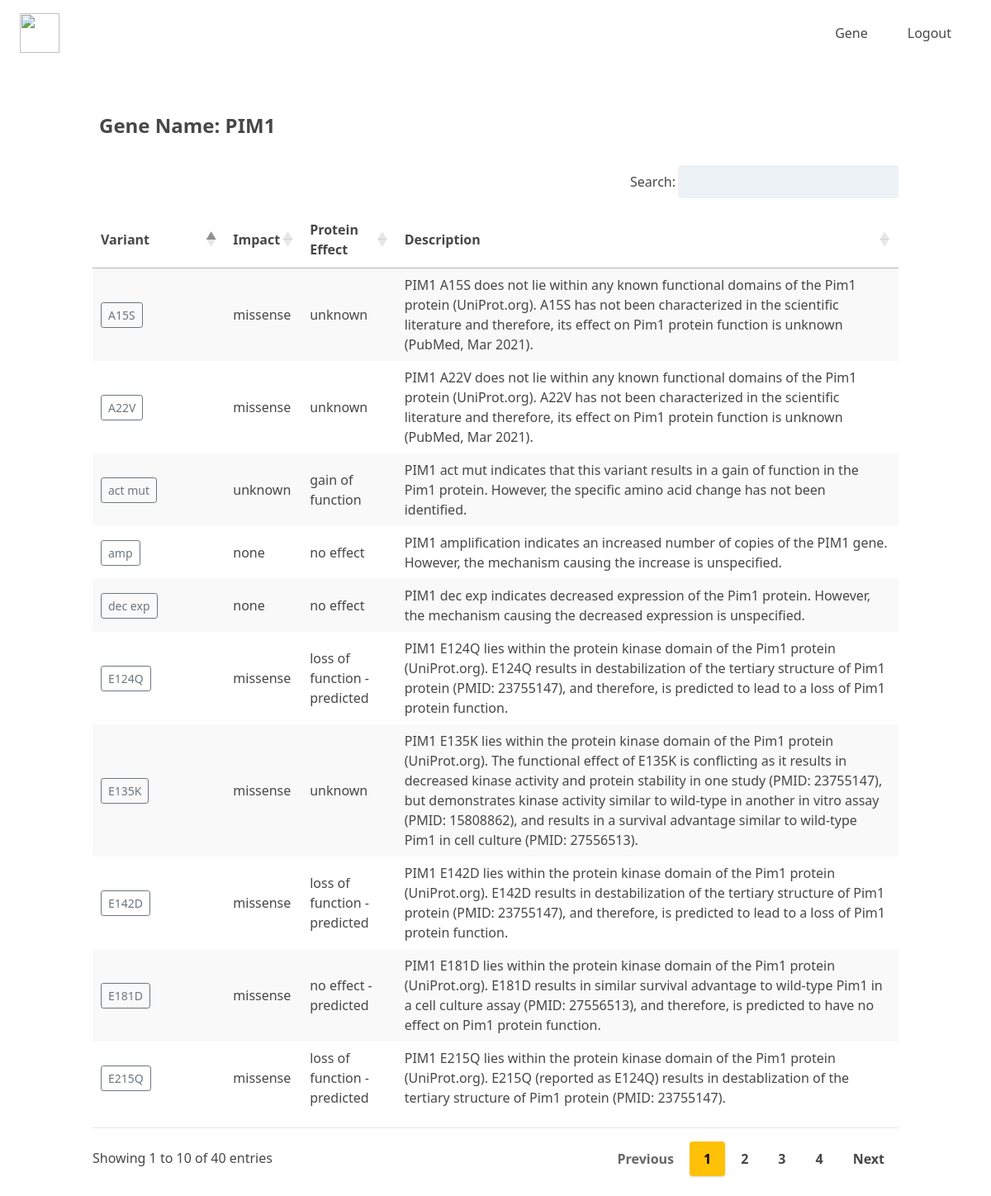
The app's page /gene-detail/PIM1/ (signed in) with its own data.
### genome/models.py (models this page shows, shortened)
class Gene(models.Model):
    gene = models.CharField(max_length=200, null=True, blank=True)
    key = models.CharField(max_length=200, null=True, blank=True)
    impact = models.CharField(max_length=200, null=True, blank=True)
    variant_description = models.CharField(
        max_length=200, null=True, blank=True)
    variant = models.CharField(max_length=200, null=True, blank=True)
    protein_effect = models.CharField(max_length=200, null=True, blank=True)
    associated_with_drug_resistance = models.CharField(
        max_length=200, null=True, blank=True)
    id = models.UUIDField(default=uuid.uuid4, unique=True,
                          primary_key=True, editable=False)

### genome/views.py (the view)
# urls.py: path('gene-detail/<str:pk>/', views.gene_detail, name="gene-detail"),
@login_required(login_url='login-user')
def gene_detail(request, pk):
    genes = Gene.objects.filter(gene=pk)
    variant_list = []
    for gene in genes:
        if gene.variant not in variant_list:
            variant_list.append(gene)
    context = {
        "gene": pk,
        "variant_list": variant_list,
    }
    return render(request, 'genome/gene_detail.html', context)

### genome/templates/genome/gene_detail.html
{% extends 'main.html' %} {% load static %}{% block content %}
<br />
<div class="container">
  <h1
    class="
      flex
      items-center
      font-sans font-bold
      break-normal
      px-2
      py-8
      text-xl
      md:text-2xl
    "
  >
    Gene Name: {{gene}}
  </h1>
      <table id="example" class="stripe hover"
      style="width: 100%; padding-top: 1em; padding-bottom: 1em;">
        <thead>
            <tr>
            <th>Variant</th>
          <th>Impact</th>
          <th>Protein Effect</th>
          <th>Description</th>
            </tr>
        </thead>
        <tbody>
           {% for variant in variant_list %}
            <tr>
                <td class="variant-heading"><a
              class="btn btn-outline-secondary btn-sm"
              href="{% url 'variant-detail' variant.id %}"
              >{{variant.variant}}</a
            ></td>
                <td>{{variant.impact}}</td>
          <td>{{variant.protein_effect}}</td>
          <td>{{variant.variant_description}}</td>
            </tr>
                    {% endfor %}
        </tbody>
</table>
<br>
</div>
{% endblock content %}

### templates/main.html (shortened to what this page needs)
<!DOCTYPE html>
{% load static %}
<html lang="en">
  <head>
    <link
      href="https://cdn.jsdelivr.net/npm/bootstrap@5.1.3/dist/css/bootstrap.min.css"
      rel="stylesheet"
    />
    <link
      href="https://unpkg.com/tailwindcss/dist/tailwind.min.css"
      rel="stylesheet"
    />
        <link rel="stylesheet" href="https://cdn.datatables.net/1.11.3/css/jquery.dataTables.min.css"  />
<link rel="stylesheet" href="https://cdn.datatables.net/buttons/2.0.1/css/buttons.dataTables.min.css"  />
    <link rel="stylesheet" href="{% static 'css/main.css' %}" />
  </head>
  <body class='bg-white'\>
    {% include 'navbar.html' %}
    <div class="container">{% block content %} {% endblock content %}</div>
  </body>
</html>

### templates/navbar.html (shortened to what this page needs)
{% load static %}
  <nav class="nav flex flex-wrap items-center justify-between px-4">
    <div class="flex flex-no-shrink items-center mr-6 py-3 text-grey-darkest">
      <a href='/'><img class='h-12 w-12' src='https://media-exp1.licdn.com/dms/image/C510BAQFzmTl0wDAz9A/company-logo_200_200/0/1571652632244?e=2159024400&v=beta&t=eaKo0GEOitZiwddxEj0nHviaJUkB3IuudN4hfCTp4fE' alt=""/></a>
    </div>
    <ul class="menu border-b md:border-none flex justify-end list-reset m-0 w-full md:w-auto">
      <li class="border-t md:border-none">
        <a href="/" class="block md:inline-block px-4 py-3 no-underline text-grey-darkest hover:text-yellow-500">Gene</a>
      </li>
      {% if request.user.is_authenticated %}
      <li class="border-t md:border-none">
        <a href="{% url 'logout-user' %}" class="block md:inline-block px-4 py-3 no-underline text-grey-darkest hover:text-yellow-500">Logout</a>
      </li>
      {% else %}
      <li class="border-t md:border-none">
        <a href="{% url 'login-user' %}" class="block md:inline-block px-4 py-3 no-underline text-grey-darkest hover:text-yellow-500">Login</a>
      </li>
      {% endif %}
    </ul>
  </nav>

### static/css/main.css (style rules this page uses)
:root { --color-main: #5aa5b9; --color-main-light: #e6faff; --color-sub: #3f4156; --color-sub-light: #51546e; --color-sub-lighter: #ededfd; --color-text: #737373; --color-gray: #8b8b8b; --color-light: #e5e7eb; --color-light-gray: #767676; --color-bg: #f8fafd; --color-white: #fffefd; --color-white-light: #f3f3f3; --color-success: #359e64; --color-success-bg: #def8e8; --color-error: #fc4b0b; --color-error-bg: #fff2ee; --font-base: "Poppins", arial, helvetica, "Segoe UI", roboto, ubuntu, sans-serif; --font-monospace: "Fira Code", "Courier New", courier, monospace; --font-regular: 300; --font-medium: 500; --font-bold: 700; --generic-shadow: 1px 1px 5px #00000010; --generic-transition: all 0.3s ease-in-out; }
body { background-color: whitesmoke; color: #474748; }
table.dataTable.no-footer { border-bottom: 1px solid #e2e8f0; margin-top: 0.75em; margin-bottom: 0.75em; }

### records on screen
Gene: variant "A15S", impact "missense", protein_effect "unknown", variant_description "PIM1 A15S does not lie within any known functional domains of the Pim1 protein (UniProt.org). A15S has not been characterized in the scientific literature and therefore, its effect on Pim1 protein function is unknown (PubMed, Mar 2021)."
Gene: variant "A22V", impact "missense", protein_effect "unknown", variant_description "PIM1 A22V does not lie within any known functional domains of the Pim1 protein (UniProt.org). A22V has not been characterized in the scientific literature and therefore, its effect on Pim1 protein function is unknown (PubMed, Mar 2021)."
Gene: variant "E124Q", impact "missense", protein_effect "loss of function - predicted", variant_description "PIM1 E124Q lies within the protein kinase domain of the Pim1 protein (UniProt.org). E124Q results in destabilization of the tertiary structure of Pim1 protein (PMID: 23755147), and therefore, is predicted to lead to a loss of Pim1 protein function."
Gene: variant "E135K", impact "missense", protein_effect "unknown", variant_description "PIM1 E135K lies within the protein kinase domain of the Pim1 protein (UniProt.org). The functional effect of E135K is conflicting as it results in decreased kinase activity and protein stability in one study (PMID: 23755147), but demonstrates kinase activity similar to wild-type in another in vitro assay (PMID: 15808862), and results in a survival advantage similar to wild-type Pim1 in cell culture (PMID: 27556513)."
Gene: variant "E142D", impact "missense", protein_effect "loss of function - predicted", variant_description "PIM1 E142D lies within the protein kinase domain of the Pim1 protein (UniProt.org). E142D results in destabilization of the tertiary structure of Pim1 protein (PMID: 23755147), and therefore, is predicted to lead to a loss of Pim1 protein function."
Gene: variant "E181D", impact "missense", protein_effect "no effect - predicted", variant_description "PIM1 E181D lies within the protein kinase domain of the Pim1 protein (UniProt.org). E181D results in similar survival advantage to wild-type Pim1 in a cell culture assay (PMID: 27556513), and therefore, is predicted to have no effect on Pim1 protein function."
Gene: variant "E215Q", impact "missense", protein_effect "loss of function - predicted", variant_description "PIM1 E215Q lies within the protein kinase domain of the Pim1 protein (UniProt.org). E215Q (reported as E124Q) results in destablization of the tertiary structure of Pim1 protein (PMID: 23755147)."
Gene: variant "act mut", impact "unknown", protein_effect "gain of function", variant_description "PIM1 act mut indicates that this variant results in a gain of function in the Pim1 protein. However, the specific amino acid change has not been identified."
Gene: variant "amp", impact "none", protein_effect "no effect", variant_description "PIM1 amplification indicates an increased number of copies of the PIM1 gene. However, the mechanism causing the increase is unspecified."
Gene: variant "dec exp", impact "none", protein_effect "no effect", variant_description "PIM1 dec exp indicates decreased expression of the Pim1 protein. However, the mechanism causing the decreased expression is unspecified."

### other values on screen
{{ gene }} "PIM1"
